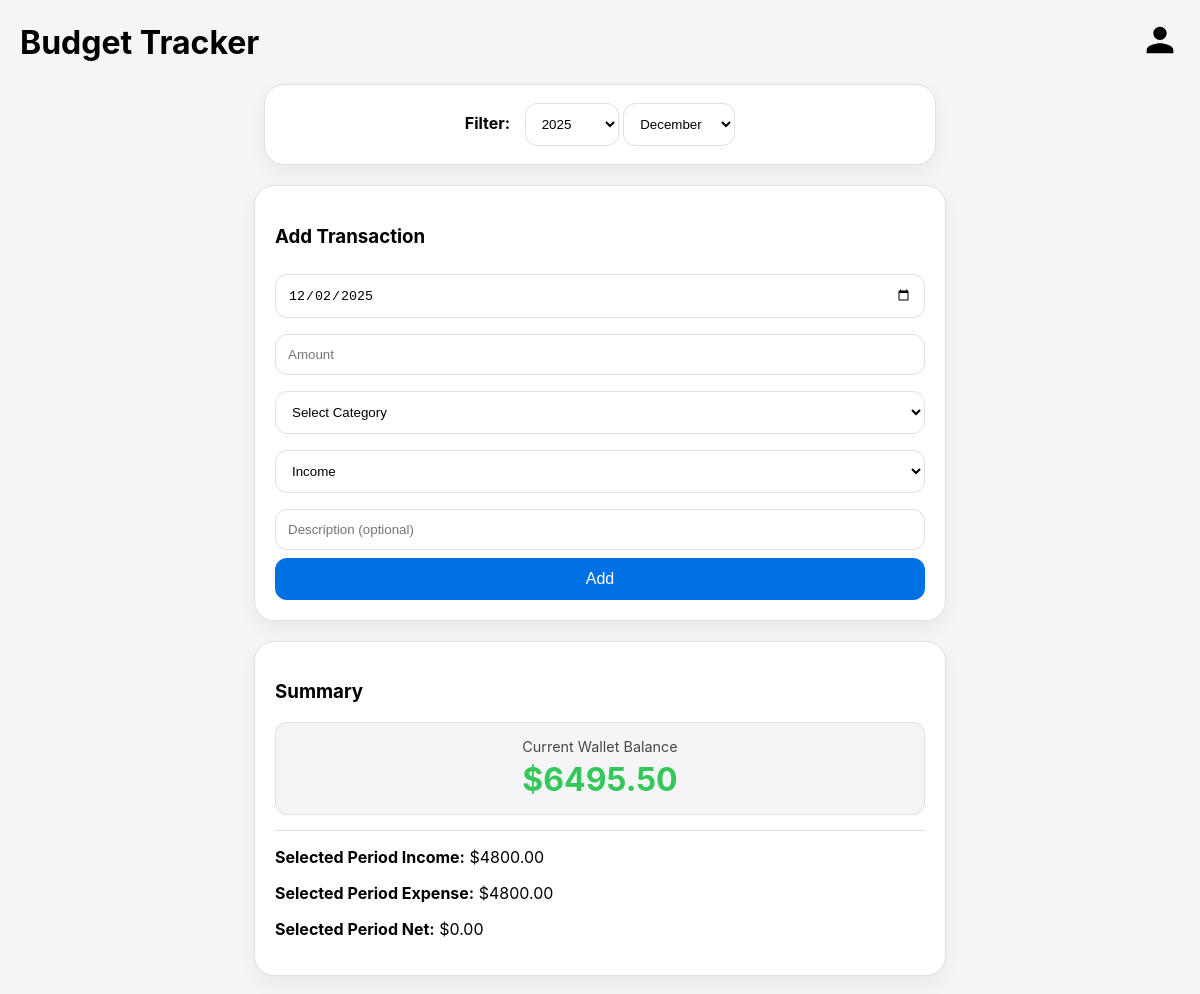
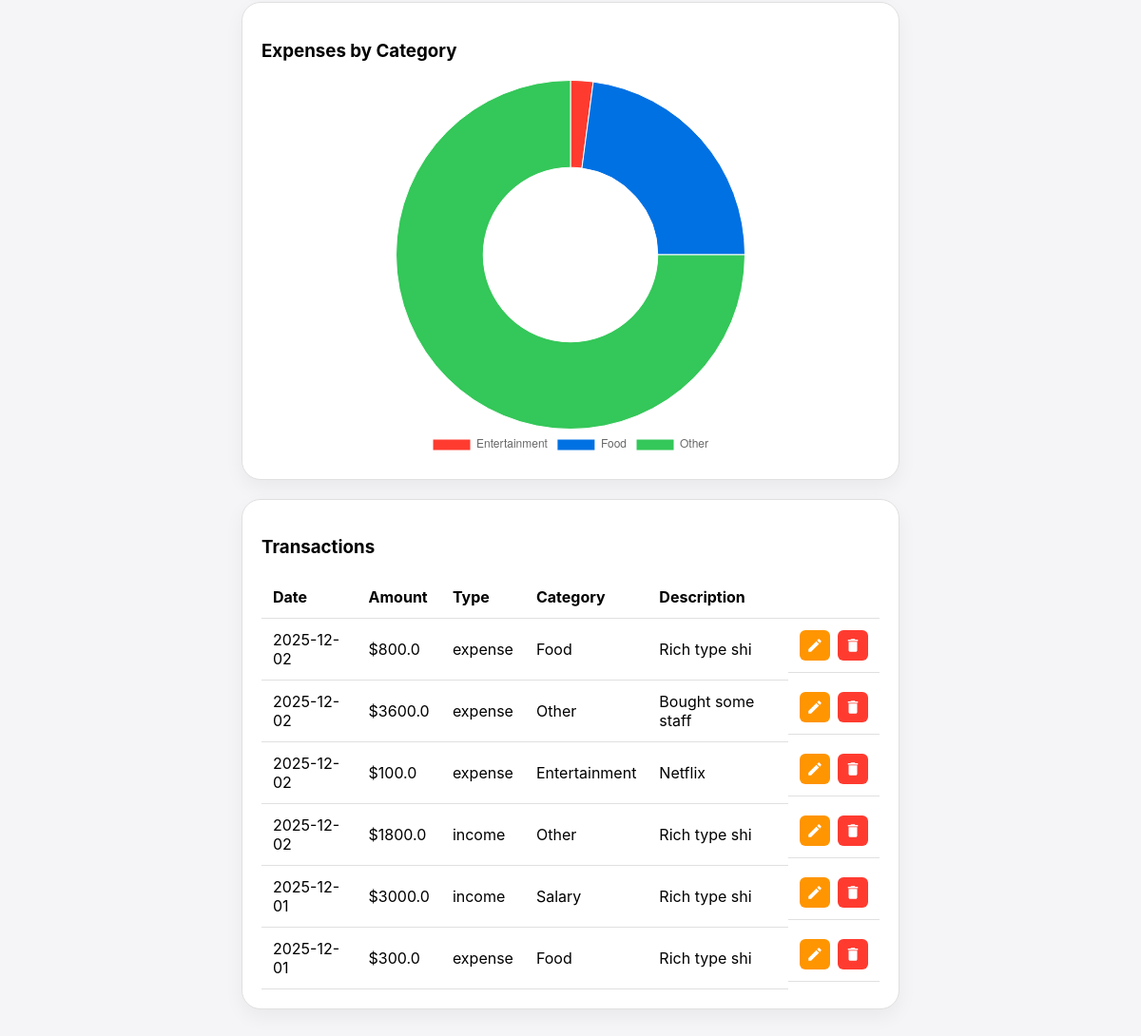
Page / (signed in) on the earlier database version (2 pictures, top to bottom).
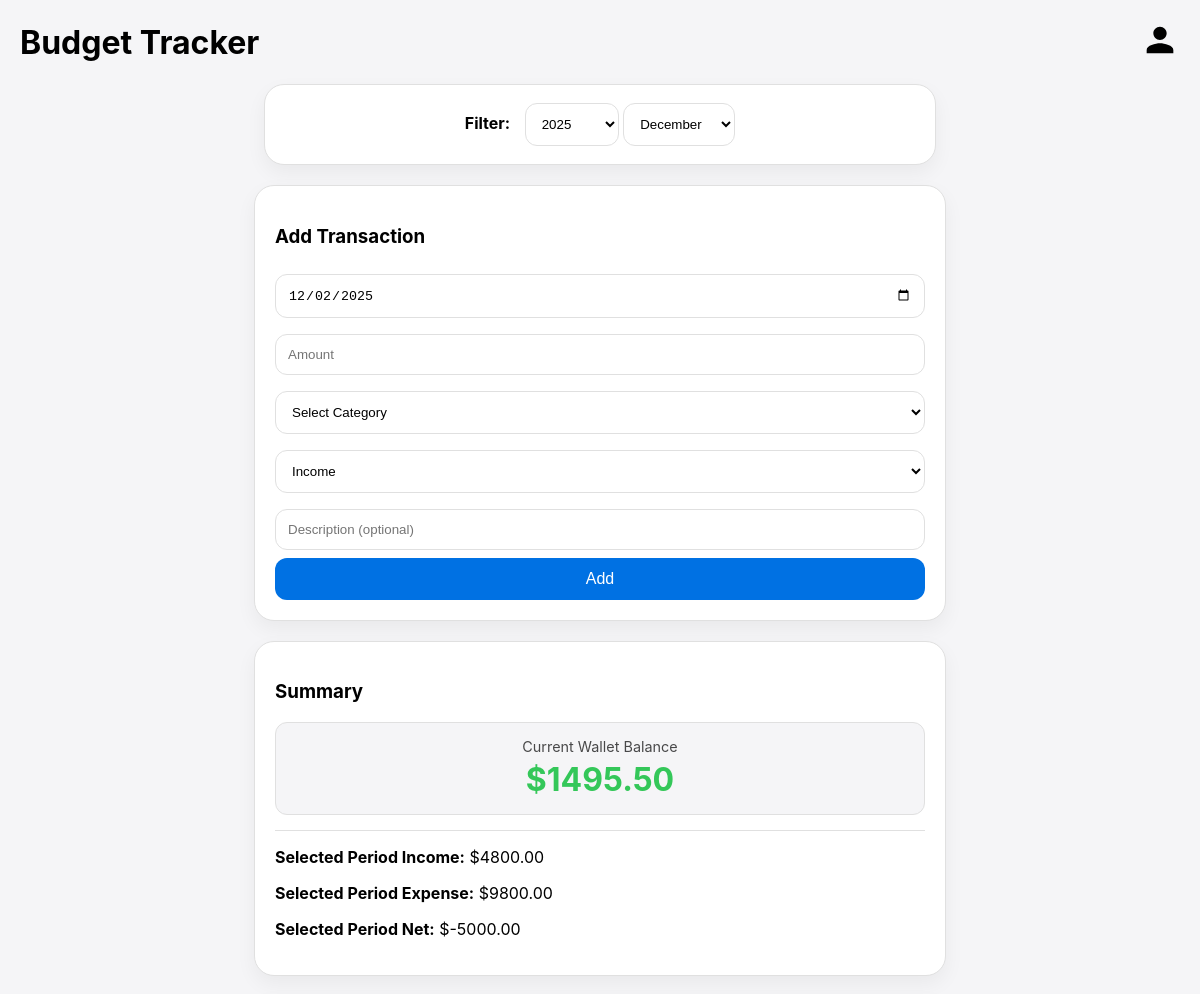
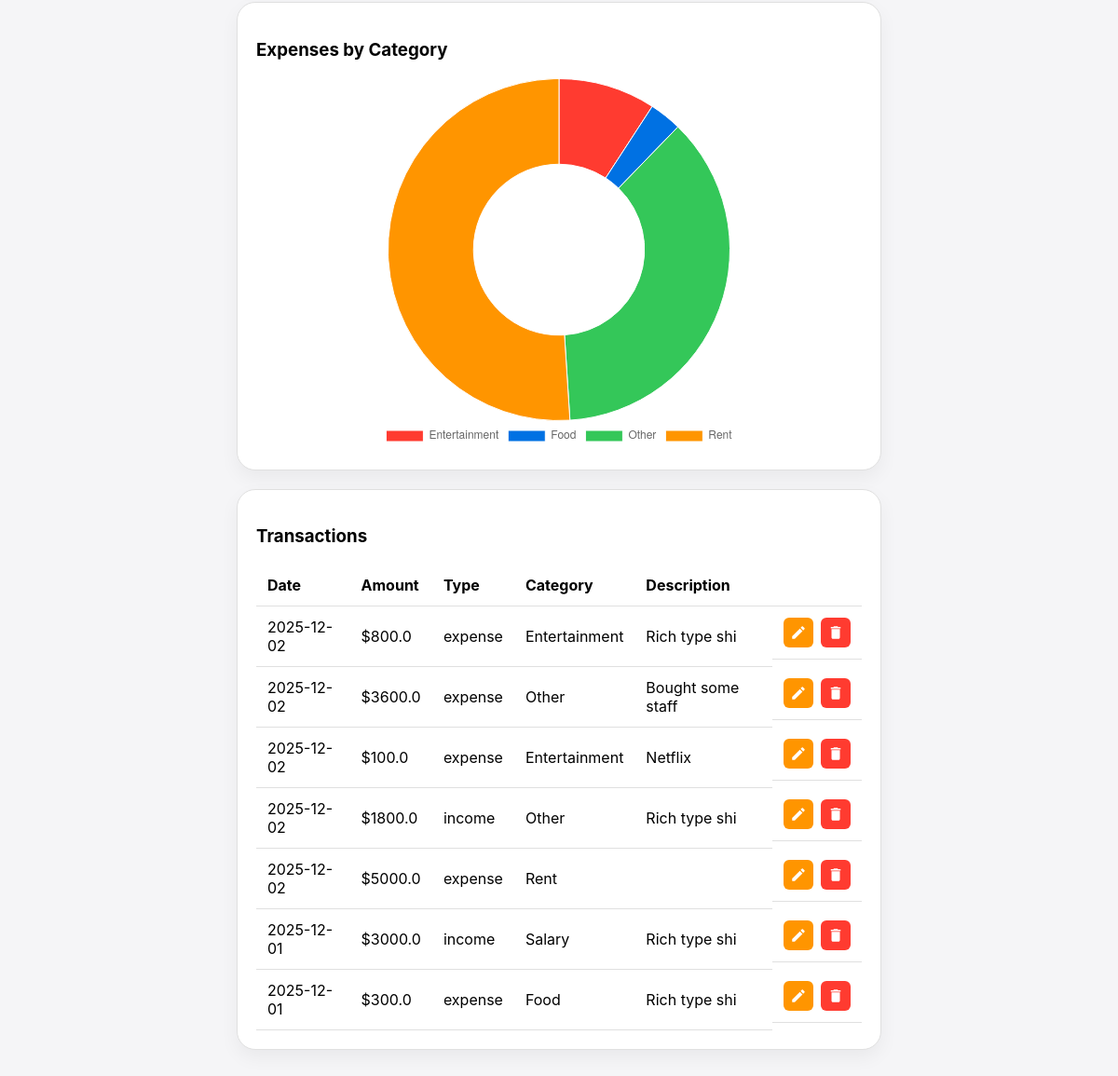
Same page on the later database version (2 pictures, top to bottom).
### tables this page shows
CREATE TABLE transactions(
        id INTEGER PRIMARY KEY AUTOINCREMENT,
        user_id INTEGER NOT NULL,
        date TEXT NOT NULL,
        amount REAL NOT NULL,
        category TEXT NOT NULL,
        type TEXT NOT NULL,
        description TEXT,
        FOREIGN KEY(user_id) REFERENCES users(id)
    );

### app.py (the view)
@app.route('/')
def home():
    if not session.get('user_id'):
        return redirect('/login')
    today = datetime.today()
    selected_year = request.args.get('year', today.strftime('%Y'))
    selected_month_num = request.args.get('month', today.strftime('%m'))
    rows, income, expense, category_data, wallet_balance = get_dashboard_data(
        session['user_id'], selected_year, selected_month_num
    )
    chart_labels = [row['category'] for row in category_data]
    chart_values = [row['total'] for row in category_data]
    return render_template(
        'home.html',
        rows=rows,
        income=f"{income:.2f}",
        expense=f"{expense:.2f}",
        net=f"{income-expense:.2f}",
        wallet_balance=f"{wallet_balance:.2f}",
        today=today.strftime('%Y-%m-%d'),
        username=session['username'],
        theme=get_theme(),
        chart_labels=chart_labels,
        chart_values=chart_values,
        current_year=selected_year,
        current_month_num=selected_month_num
    )

### app.py (called while the page is built)
def get_theme():
    return request.cookies.get("theme", "light")

### db.py (called while the page is built)
def get_conn():
    conn = sqlite3.connect("budget.db")
    conn.row_factory = sqlite3.Row
    return conn

### templates/home.html (shortened to what this page needs)
{% extends "base.html" %}
{% block content %}
<div class="header-bar">
    <h1>Budget Tracker</h1>
    <div class="user-menu">
        <svg class="user-icon" viewBox="0 0 24 24">
            <path d="M12 12c2.21 0 4-1.79 4-4s-1.79-4-4-4-4 1.79-4 4 1.79 4 4 4zm0 2c-2.67 0-8 1.34-8 4v2h16v-2c0-2.66-5.33-4-8-4z"/>
        </svg>
    </div>
</div>
<div class='card filter-card'>
    <form method="GET" action="/">
        <label class="filter-label">Filter:</label>
        <select name="year" onchange="this.form.submit()" class="filter-select">
            <option value="2025" {% if current_year == '2025' %}selected{% endif %}>2025</option>
        </select>
        <select name="month" onchange="this.form.submit()" class="filter-select">
            <option value="12" {% if current_month_num == '12' %}selected{% endif %}>December</option>
        </select>
    </form>
</div>
<div class='card'>
<h3>Add Transaction</h3>
<form method='POST' action='/add'>
    <input type='date' name='date' value='{{today}}' required>
    <input type='number' name='amount' step='0.01' placeholder='Amount' required>
    <select name='category' required>
        <option value="" disabled selected>Select Category</option>
    </select>
    <select name='type'>
        <option value='income'>Income</option>
    </select>
    <input name='description' placeholder='Description (optional)'>
    <button class='btn'>Add</button>
</form>
</div>
<div class='card'>
    <h3>Summary</h3>
    <div class="balance-box">
        <span class="balance-label">Current Wallet Balance</span>
        <span class="balance-amount {% if wallet_balance|float >= 0 %}text-green{% else %}text-red{% endif %}">
            ${{ wallet_balance }}
        </span>
    </div>
    <hr class="divider">
    <p><b>Selected Period Income:</b> ${{income}}</p>
    <p><b>Selected Period Expense:</b> ${{expense}}</p>
    <p><b>Selected Period Net:</b> ${{net}}</p>
</div>
<div class='card'>
    <h3>Expenses by Category</h3>
    <div class="chart-wrapper">
        <canvas id="expenseChart"></canvas>
    </div>
</div>
<div class='card table-container'>
<h3>Transactions</h3>
<table>
<tr>
    <th>Date</th><th>Amount</th><th>Type</th><th>Category</th><th>Description</th><th></th>
</tr>
{% for row in rows %}
<tr>
    <td>{{row.date}}</td>
    <td>${{row.amount}}</td>
    <td>{{row.type}}</td>
    <td>{{row.category}}</td>
    <td>{{row.description}}</td>
    <td class="action-cell">
        <a href="/edit/{{row.id}}" class="icon-btn edit-btn" title="Edit">
            <svg viewBox="0 0 24 24">
                <path d="M3 17.25V21h3.75L17.81 9.94l-3.75-3.75L3 17.25zM20.71 7.04c.39-.39.39-1.02 0-1.41l-2.34-2.34c-.39-.39-1.02-.39-1.41 0l-1.83 1.83 3.75 3.75 1.83-1.83z"/>
            </svg>
        </a>
        <form method='POST' action='/delete/{{row.id}}' onsubmit="return confirm('Are you sure?');" class="delete-form">
            <button class="icon-btn delete-btn" title="Delete">
                <svg viewBox="0 0 24 24">
                    <path d="M6 19c0 1.1.9 2 2 2h8c1.1 0 2-.9 2-2V7H6v12zM19 4h-3.5l-1-1h-5l-1 1H5v2h14V4z"/>
                </svg>
            </button>
        </form>
    </td>
</tr>
{% endfor %}
</table>
</div>
<script>
    const labels = {{ chart_labels | tojson }};
    const data = {{ chart_values | tojson }};
    renderExpenseChart(labels, data);
</script>
{% endblock %}

### templates/base.html (shortened to what this page needs)
<!DOCTYPE html>
<html lang="en">
<head>
    <link rel="stylesheet" href="{{ url_for('static', filename='css/style.css') }}">
</head>
<body data-theme='{{theme}}'>
    {% block content %}{% endblock %}
</body>
</html>

### static/css/style.css (style rules this page uses)
:root { --bg-light: #f5f5f7; --card-light: #ffffff; --text-light: #000000; --border-light: #e0e0e0; --bg-dark: #1c1c1e; --card-dark: #2c2c2e; --text-dark: #f5f5f7; --border-dark: #3a3a3c; }
body[data-theme='light'] { --bg: var(--bg-light); --card: var(--card-light); --text: var(--text-light); --border: var(--border-light); }
body { margin: 0; padding: 20px; background: var(--bg); font-family: -apple-system, BlinkMacSystemFont, "Segoe UI", Roboto, sans-serif; color: var(--text); transition: background .3s, color .3s; }
a { color: #0071e3; text-decoration: none; }
.card { background: var(--card); border: 1px solid var(--border); padding: 20px; max-width: 650px; margin: 20px auto; border-radius: 20px; box-shadow: 0 8px 20px rgba(0,0,0,0.05); transition: background .3s, border .3s; }
input, select { width: 100%; padding: 12px; margin: 8px 0; border-radius: 12px; border: 1px solid var(--border); background: var(--card); color: var(--text); box-sizing: border-box; }
.btn { width: 100%; padding: 12px; background: #0071e3; border: none; border-radius: 12px; color: white; cursor: pointer; font-size: 1rem; display: inline-block; box-sizing: border-box; text-align: center; }
.header-bar { display: flex; justify-content: space-between; align-items: center; margin-bottom: 20px; }
.header-bar h1 { margin: 0; }
.user-menu { position: relative; display: inline-block; cursor: pointer; }
.user-icon { width: 40px; height: 40px; fill: var(--text); transition: opacity 0.2s; }
table { width: 100%; border-collapse: collapse; }
td, th { padding: 12px; border-bottom: 1px solid var(--border); text-align: left; }
.table-container { overflow-x: auto; }
.action-cell { display: flex; align-items: center; gap: 8px; }
.delete-form { margin: 0; padding: 0; display: flex; }
.icon-btn { display: flex; align-items: center; justify-content: center; width: 32px; height: 32px; border-radius: 6px; border: none; cursor: pointer; padding: 0; transition: background-color 0.2s; }
.icon-btn svg { width: 18px; height: 18px; fill: white; }
.edit-btn { background-color: #ff9500; }
.delete-btn { background-color: #ff3b30; }
.filter-card { text-align: center; padding: 10px; }
.filter-label { font-weight: bold; margin-right: 10px; }
.filter-select { width: auto; display: inline-block; }
.chart-wrapper { max-width: 400px; margin: 0 auto; }
.balance-box { background: var(--bg); padding: 15px; border-radius: 12px; text-align: center; margin-bottom: 15px; border: 1px solid var(--border); }
.balance-label { font-size: 0.9rem; opacity: 0.7; display: block; margin-bottom: 5px; }
.balance-amount { font-size: 2rem; font-weight: bold; }
.text-green { color: #34c759; }
.divider { border: 0; border-top: 1px solid var(--border); margin: 15px 0; }

Differences in the rows shown:
changed transactions (number 1 of 7 on the later page): category "Food" → "Entertainment"
added transactions: date "2025-12-02", amount "5000.0", type "expense", category "Rent"
Other differences:
{{ wallet_balance }}: "6495.50" → "1495.50"
{{ expense }}: "4800.00" → "9800.00"
{{ net }}: "0.00" → "-5000.00"
chart data {{ chart_labels | tojson }}: ["Entertainment", "Food", "Other"] → ["Entertainment", "Food", "Other", "Rent"]
chart data {{ chart_values | tojson }}: [100.0, 1100.0, 3600.0] → [900.0, 300.0, 3600.0, 5000.0]
